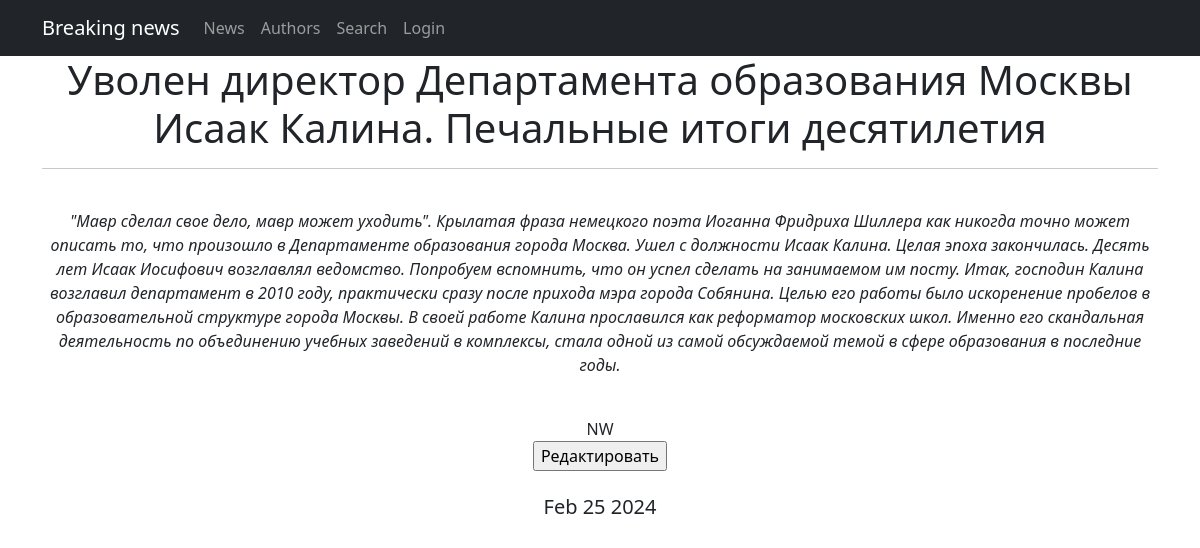
Screenshot of /news/12 with the database file from the repository.
### news/models.py (models this page shows, shortened)
class Post(models.Model):
    author = models.ForeignKey(Author, on_delete=models.CASCADE)
    post_type = models.CharField(max_length=2, choices=POST_TYPES, default=news)
    date_in = models.DateTimeField(auto_now_add=True)
    category = models.ManyToManyField(Category, through='PostCategory')
    title = models.CharField(max_length=255)
    text = models.TextField()
    rating = models.IntegerField(default=0)

### news/views.py (the view)
# urls.py: path('<int:pk>', PostDetail.as_view(), name='post'),
class PostDetail(DetailView):
    model = Post
    template_name = 'post.html'
    context_object_name = 'post'
    def get_context_data(self, **kwargs):
        context = super().get_context_data(**kwargs)
        context['time_now'] = datetime.utcnow()
        return context

### news/templatetags/custom_filters.py (called while the page is built)
@register.filter()
def censor(text):
    for w in words:
        text = text.replace(w[1:], '*' * len(w[1:]))
    return text

### templates/post.html (shortened to what this page needs)
{% extends 'main.html' %}
{% load custom_filters %}
{% block content %}
<h1>{{ post.title|censor }}</h1>
<hr />
<br>
<i>{{ post.text|censor|linebreaks }}</i>
<br>
{{ post.post_type }}
<br>
<a href="news/{{ post.id }}/update"><input type="button" value="Редактировать"></a>
<br>
<br>
<h5>{{ post.date_in|date:'M d Y' }}</h5>
{% endblock content %}

### rows the page displays
Post: title|censor "Уволен директор Департамента образования Москвы Исаак Калина. Печальные итоги десятилетия", text|censor "\"Мавр сделал свое дело, мавр может уходить\". Крылатая фраза немецкого поэта Иоганна Фридриха Шиллера как никогда точно может описать то, что произошло в Департаменте образования города Москва. Ушел с должности Исаак Калина. Целая эпоха закончилась. Десять лет Исаак Иосифович возглавлял ведомство. Попробуем вспомнить, что он успел сделать на занимаемом им посту. Итак, господин Калина возглавил департамент в 2010 году, практически сразу после прихода мэра города Собянина. Целью его работы было искоренение пробелов в образовательной структуре города Москвы. В своей работе Калина прославился как реформатор московских школ. Именно его скандальная деятельность по объединению учебных заведений в…", post_type "NW", date_in "Feb 25 2024"
